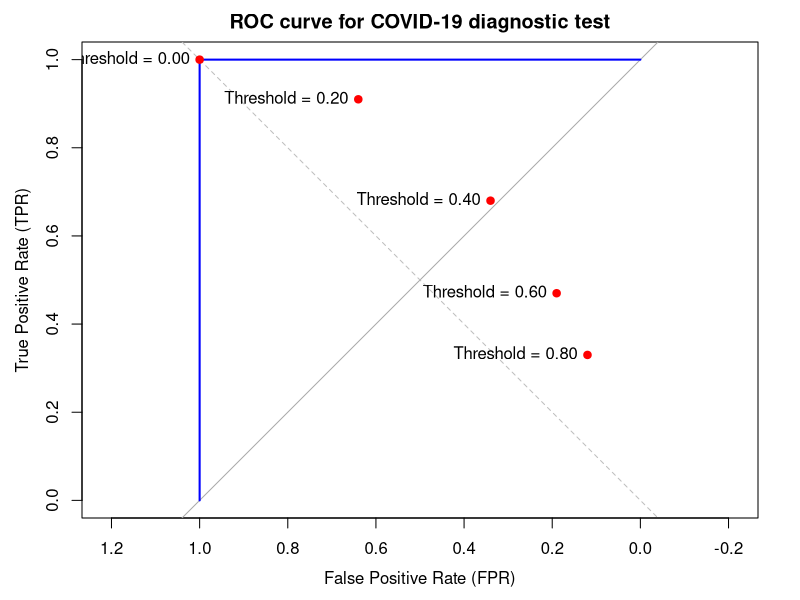

Source code (R):
#4.a & b
result <- c(0.51, 0.67, 0.88, 0.34, 0.22, 0.01, 0.71, 0.23)
result_new <- factor(c(TRUE, TRUE, TRUE, FALSE, FALSE, FALSE, TRUE, FALSE))
true_state <- factor(c(FALSE, FALSE, TRUE, FALSE, FALSE, FALSE, TRUE, FALSE))

df <- data.frame(result, true_state)
df
library(caret)

cm <- confusionMatrix(true_state, reference = result_new)
cm

#4.c
library(pROC)
actual <- c("N", "N", "I", "N", "N", "N", "I", "N")
roc_curve <- roc(actual, result)

plot(roc_curve, col = "blue", lwd = 2, main = "ROC curve for COVID-19 diagnostic test",
     xlab = "False Positive Rate (FPR)", ylab = "True Positive Rate (TPR)")

abline(a = 0, b = 1, lty = 2, col = "gray")

points(x = 0.12, y = 0.33, col = "red", pch = 19)
points(x = 0.19, y = 0.47, col = "red", pch = 19)
points(x = 0.34, y = 0.68, col = "red", pch = 19)
points(x = 0.64, y = 0.91, col = "red", pch = 19)
points(x = 1, y = 1, col = "red", pch = 19)

text(x = 0.12, y = 0.33, labels = "Threshold = 0.80", pos = 2)
text(x = 0.19, y = 0.47, labels = "Threshold = 0.60", pos = 2)
text(x = 0.34, y = 0.68, labels = "Threshold = 0.40", pos = 2)
text(x = 0.64, y = 0.91, labels = "Threshold = 0.20", pos = 2)
text(x = 1, y = 1, labels = "Threshold = 0.00", pos = 2)

#4.e
auc <- 0.89
p <- (auc - 0.5) / (1 - 0.5)
p

#4.f
total <- 200
infected <- 40
non_infected <- 160
prob <- 0.6
predicted <- ifelse(runif(total) < prob, "N", "I")
expected_infected <- sum(predicted == "I") * (infected / total)
expected_infected
